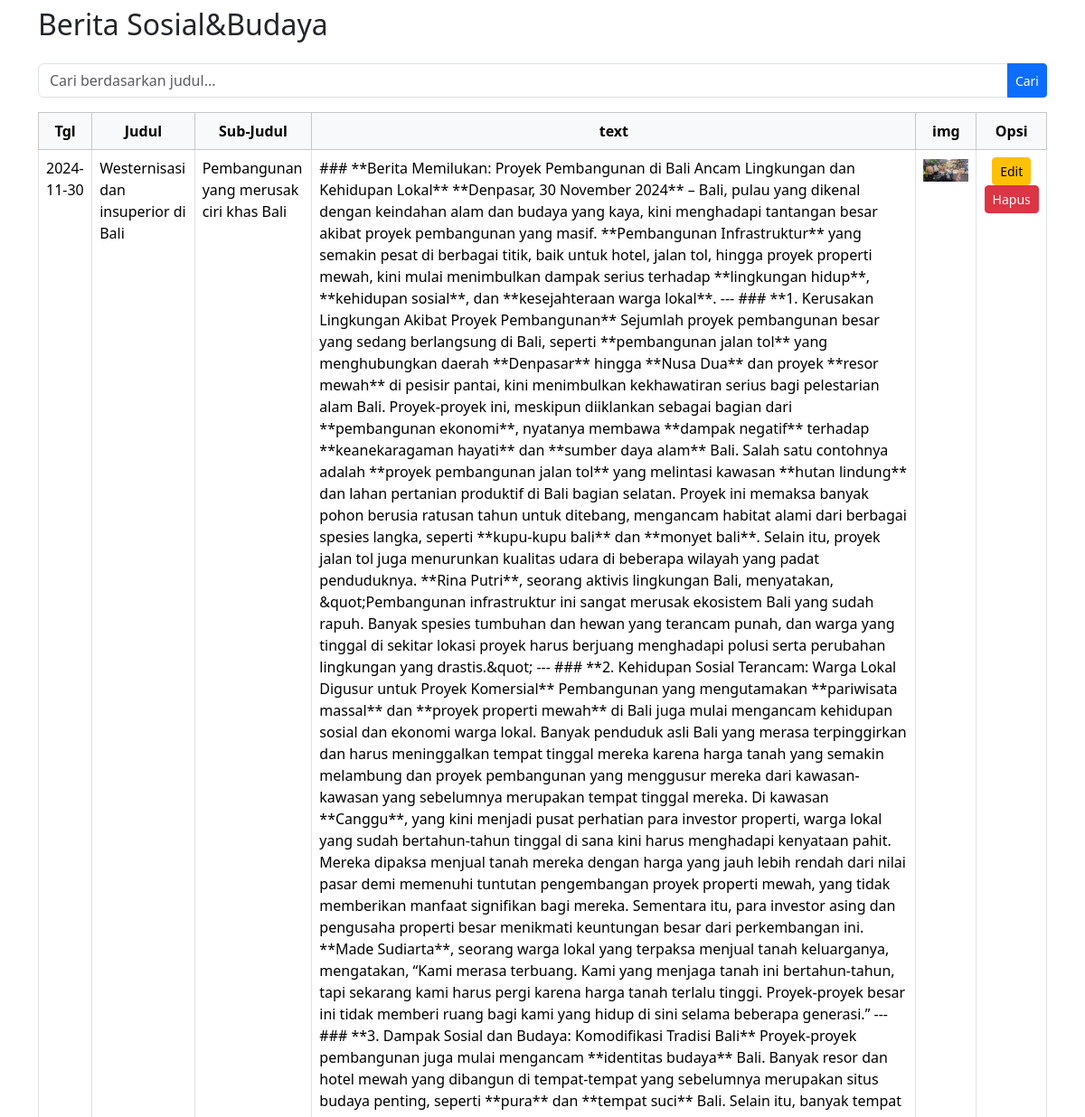
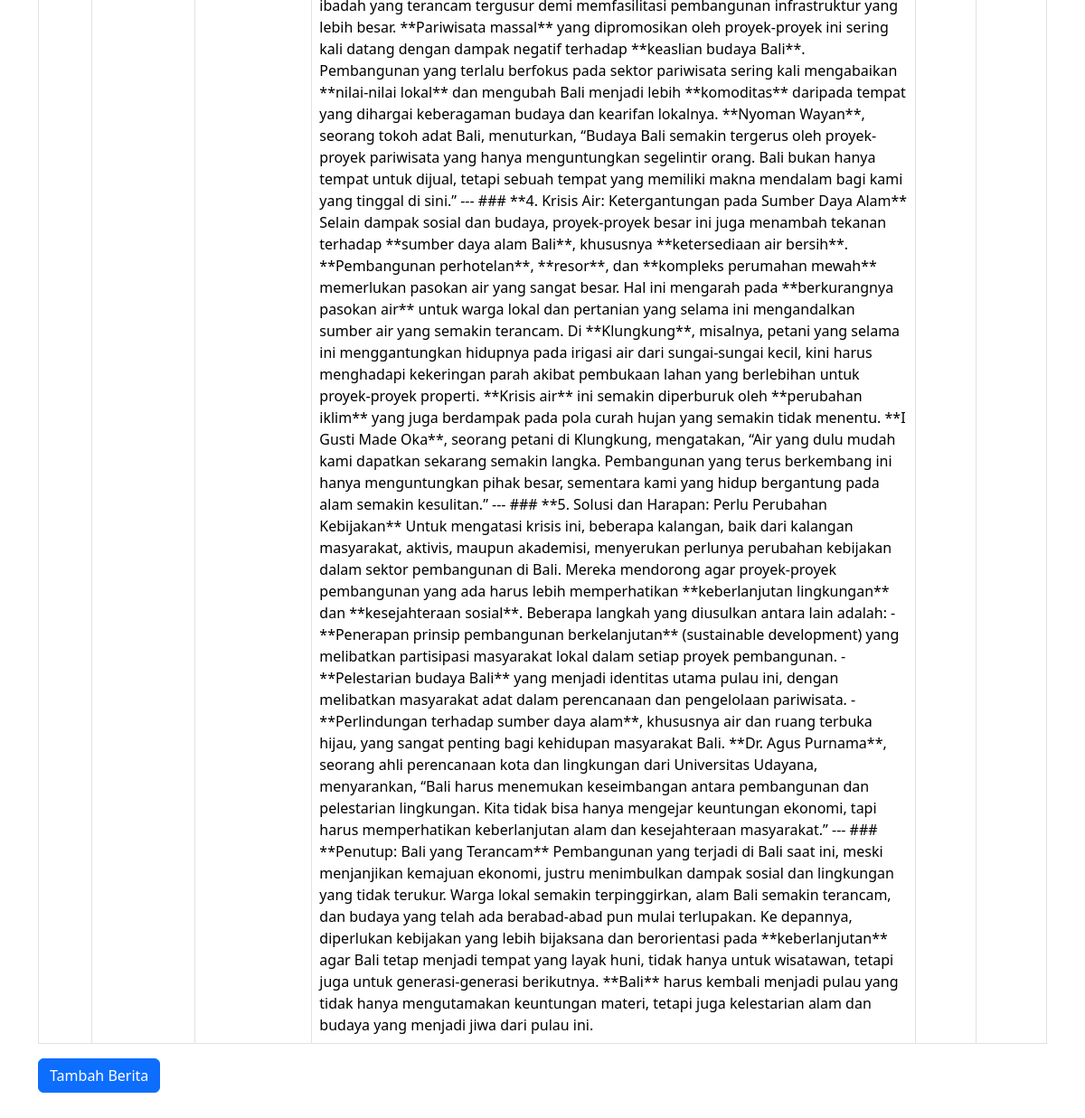
Page /admin/sosialbudaya/berita.php on the committed database (2 pictures, top to bottom).
### tables this page shows
CREATE TABLE `sosialbudaya` (
  `id` int NOT NULL,
  `tgl` date NOT NULL,
  `judul` varchar(255) NOT NULL,
  `subjudul` varchar(255) NOT NULL DEFAULT '',
  `img` varchar(255) NOT NULL,
  `text` longtext NOT NULL,
  `jenis` varchar(50) NOT NULL
);

### admin/sosialbudaya/berita.php (the view, shortened to what this page needs)
<!DOCTYPE html>
<html lang="en">
<head>
    <link rel="stylesheet" href="../../bootstrap/css/bootstrap.min.css">
    <link rel="stylesheet" href="https://cdnjs.cloudflare.com/ajax/libs/font-awesome/6.6.0/css/all.min.css"
 />
    <link href="https://fonts.cdnfonts.com/css/nirvana" rel="stylesheet">
</head>
<body>
    <div class="container mt-2">
        <h2 class="mb-4">Berita Sosial&Budaya</h2>
        <form class="search-form mb-3" method="POST" action="">
            <div class="input-group">
                <input type="text" class="form-control" name="pencarian" placeholder="Cari berdasarkan judul..." aria-label="Search">
                <button class="btn btn-primary btn-sm" type="submit" name="btncari">Cari</button>
            </div>
        </form>
        <div class="table-responsive">
            <table class="table table-bordered">
                <thead class="table-light text-center">
                    <tr>
                        <th scope="col">Tgl</th>
                        <th scope="col">Judul</th>
                        <th scope="col">Sub-Judul</th>
                        <th scope="col">text</th>
                        <th scope="col">img</th>
                        <th scope="col">Opsi</th>
                    </tr>
                </thead>
                <tbody>
                    <?php
                    include 'koneksi.php';
                    if (isset($_POST['btncari']) && !empty($_POST['pencarian'])) {
                        $pencarian = $_POST['pencarian'];
                        $sql = mysqli_query($koneksi, "SELECT * FROM sosialbudaya WHERE judul LIKE '%" . mysqli_real_escape_string($koneksi, $pencarian) . "%'");
                    } else {
                        $sql = mysqli_query($koneksi, "SELECT * FROM sosialbudaya");
                    }
                    while ($data = mysqli_fetch_array($sql)) {
                    ?>
                        <tr>
                            <td><?php echo htmlspecialchars($data['tgl']); ?></td>
                            <td><?php echo htmlspecialchars($data['judul']); ?></td>
                            <td><?php echo htmlspecialchars($data['subjudul']); ?></td>
                            <td><?php echo htmlspecialchars($data['text']); ?></td>
                            <td><img src="sosialbudaya/<?php echo htmlspecialchars($data['img']); ?>" alt="Image" width="50"></td>
                            <td class="text-center">
                                <a href="sosialbudaya/berita_edit.php?id=<?php echo $data['id']; ?>" class="btn btn-warning btn-sm">Edit</a>
                                <a href="sosialbudaya/berita_hapus.php?id=<?php echo $data['id']; ?>" class="btn btn-danger btn-sm" onclick="return confirm('Yakin akan menghapus data?');">Hapus</a>
                            </td>
                        </tr>
                    <?php
                    }
                    ?>
                </tbody>
            </table>
        </div>
        <a href="sosialbudaya/berita_tambah.php" class="btn btn-primary" role="button">Tambah Berita</a>
    </div>
</body>
</html>

### admin/sosialbudaya/berita.php (style rules this page uses)
.container { padding-bottom: 35px; }

### rows in the picture
sosialbudaya: tgl "2024-11-30", judul "Westernisasi dan insuperior di Bali", subjudul "Pembangunan yang merusak ciri khas Bali", text "### **Berita Memilukan: Proyek Pembangunan di Bali Ancam Lingkungan dan Kehidupan Lokal** **Denpasar, 30 November 2024** – Bali, pulau yang dikenal dengan keindahan alam dan budaya yang kaya, kini menghadapi tantangan besar akibat proyek pembangunan yang masif. **Pembangunan Infrastruktur** yang semakin pesat di berbagai titik, baik untuk hotel, jalan tol, hingga proyek properti mewah, kini mulai menimbulkan dampak serius terhadap **lingkungan hidup**, **kehidupan sosial**, dan **kesejahteraan warga lokal**. --- ### **1. Kerusakan Lingkungan Akibat Proyek Pembangunan** Sejumlah proyek pembangunan besar yang sedang berlangsung di Bali, seperti **pembangunan jalan tol** yang menghubungkan…", img (picture)
